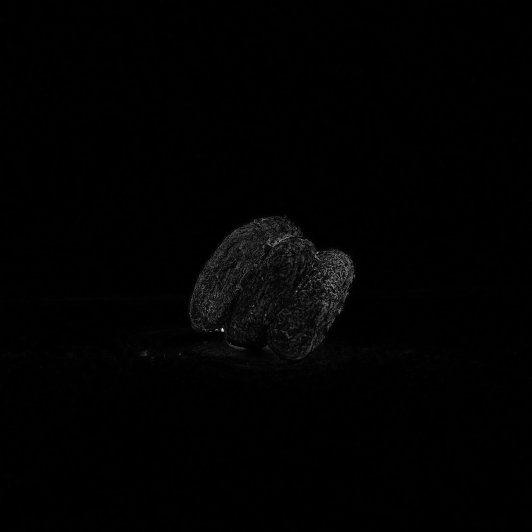
#> input picture output/abcm1n20.jpg, 1064 x 1064 px (shown at 1/2 size)
$ python OpenCV_linked+edge.py
#> lines starting #> are read from the running program, lines starting #| are printed output that depends on the picture; after the words box and inside, x2 and y2 are one past the last pixel; in counts of white or black regions, pixels touching at a corner belong together
import cv2 as cv
import numpy as np


img = cv.imread("output/abcm1n20.jpg")
#> img is the input picture: shape (1064, 1064, 3); min 0, max 247, mean 1.9

#img = cv.resize(img, (1064, 1064))
#cv.imshow("Cats", img)

img = cv.resize(img, (1064, 1064))
blank = np.zeros(img.shape, dtype="uint8")
gray = cv.cvtColor(img, cv.COLOR_BGR2GRAY)
#blur = cv.GaussianBlur(gray, (3,3), cv.BORDER_DEFAULT)
blur = cv.medianBlur(gray, 5)
#thed = cv.adaptiveThreshold(blur, 255, cv.ADAPTIVE_THRESH_GAUSSIAN_C,\
    #cv.THRESH_BINARY, 11, 2)
#ret, thed = cv.threshold(blur,127,255,cv.THRESH_TRUNC)
#cv.imshow("Cats", thed)

canny = cv.Canny(blur, 0,200)
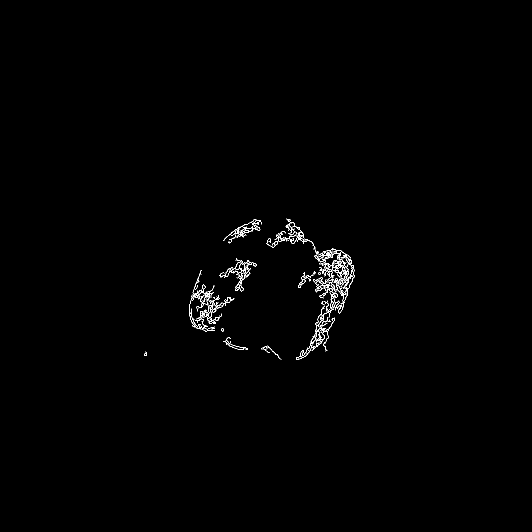
#> canny: shape (1064, 1064) (shown at 1/2 size); 0.57% white in thin lines or dots, all inside (x1, y1, x2, y2) = (288, 437, 710, 720)

contours, hierarchies = cv.findContours(canny, cv.RETR_LIST, cv.CHAIN_APPROX_SIMPLE)
#> contours = 130 contours, 69 with area under 20; largest, box (x1, y1, x2, y2) and area: (592, 554, 675, 720) 1168, (638, 501, 710, 603) 822, (378, 540, 469, 663) 520, (390, 569, 429, 623) 518, (556, 437, 633, 503) 494
# 計算總共有幾個輪廓 contours
print(f"{len(contours)} contour(s) found!")
#| 130 contour(s) found!
# 畫出當前所有的 contours
img1 = cv.imread("iiimg/linked_bean/430.jpg")
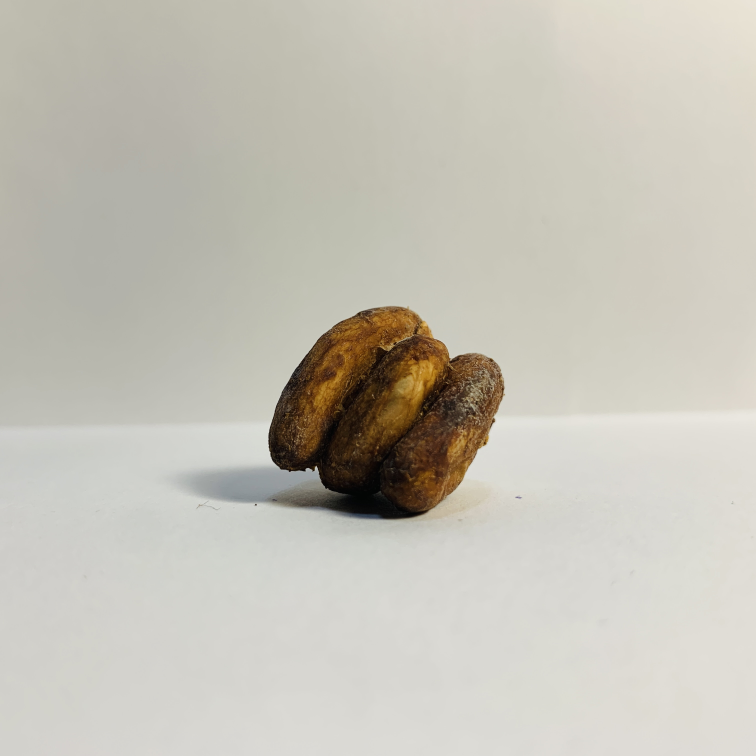
#> input picture iiimg/linked_bean/430.jpg, 3024 x 3024 px (shown at 1/4 size)
#> img1 is the input picture: shape (3024, 3024, 3); mean B, G, R 183.5, 193.8, 196.8
img1 = cv.resize(img1, (1064, 1064))
#> img1: shape (1064, 1064, 3)
gray1 = cv.cvtColor(img1, cv.COLOR_BGR2GRAY)
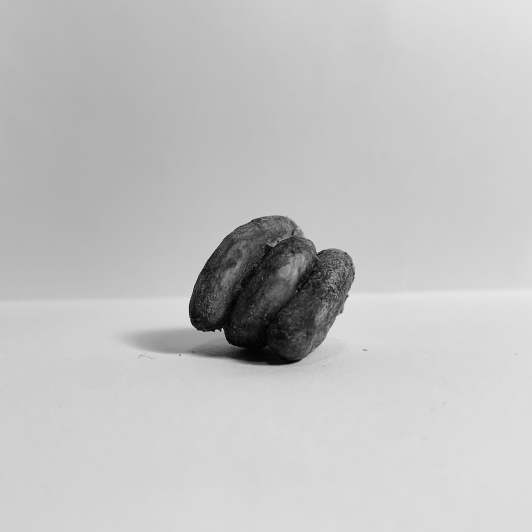
#> gray1: shape (1064, 1064) (shown at 1/2 size); min 1, max 231, mean 193.5
blur1 = cv.medianBlur(gray1, 5)
ret1, thed1 = cv.threshold(blur1,127,150,cv.THRESH_TRUNC)
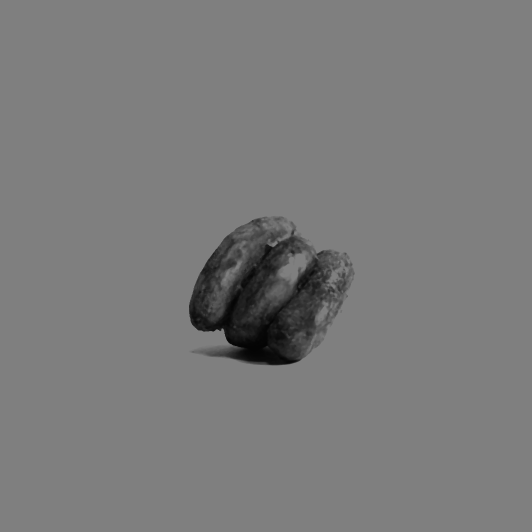
#> thed1: shape (1064, 1064) (shown at 1/2 size); min 4, max 127, mean 122.9

canny1 = cv.Canny(thed1, 0,255)
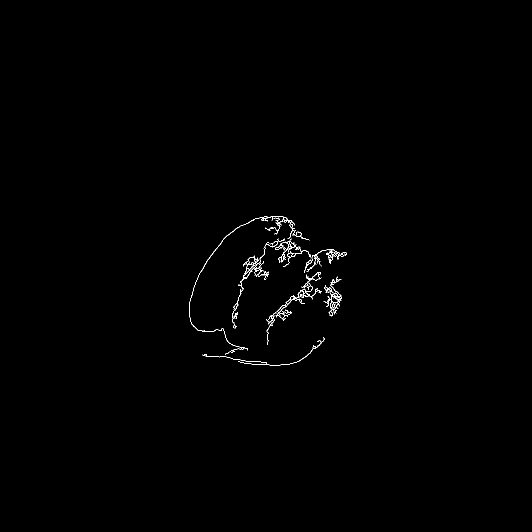
#> canny1: shape (1064, 1064) (shown at 1/2 size); 0.39% white in thin lines or dots, all inside (x1, y1, x2, y2) = (378, 432, 694, 731)

contours1, hierarchies1 = cv.findContours(canny1, cv.RETR_LIST, cv.CHAIN_APPROX_SIMPLE)
#> contours1 = 51 contours, 31 with area under 20; largest, box (x1, y1, x2, y2) and area: (532, 544, 644, 690) 363, (647, 570, 683, 633) 348, (464, 477, 570, 657) 347, (378, 432, 590, 710) 241, (613, 498, 694, 543) 210

cv.drawContours(blank, contours1, -1, (0,0,255), 1)


cv.drawContours(img, contours, -1, (255,0,0), 1)
cv.imshow("Contours Drawn on img", img)
# 標示 contours
cv.drawContours(blank, contours, -1, (0,255,0), 1)
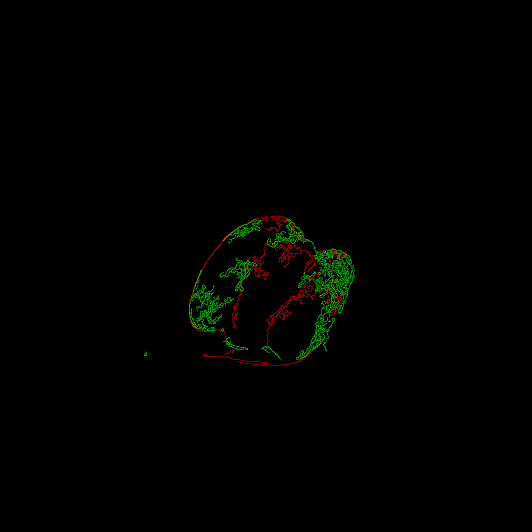
#> blank: shape (1064, 1064, 3) (shown at 1/2 size); mean of channels 0, 1, 2 0, 1.4, 0.8; drawn as B, G, R
cv.imshow("Contours Drawn on blank", blank)
cv.waitKey(0)
